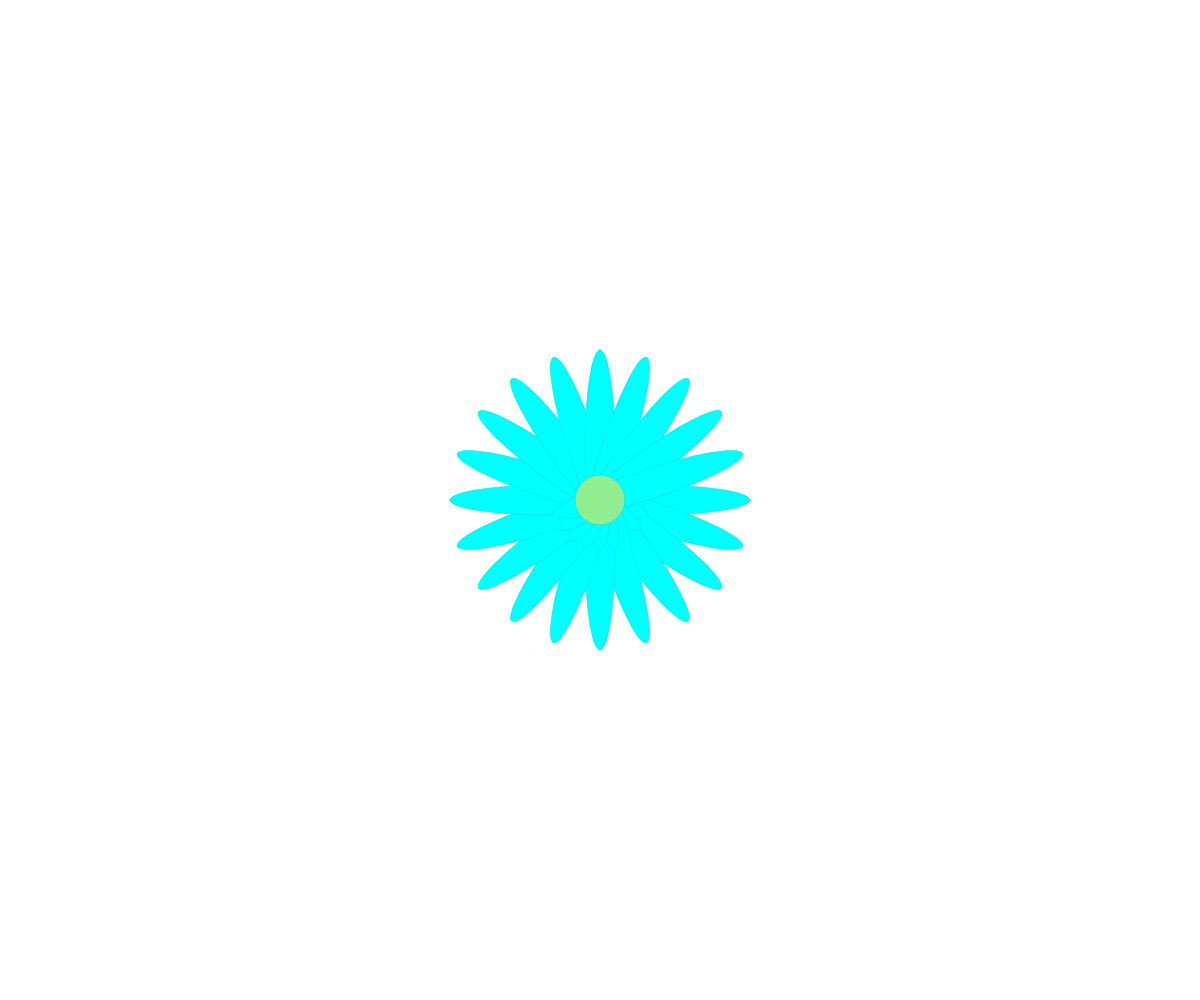
Frame 1 (no input)
Frame 60 (no input): identical to frame 1, image omitted
Frame 120 (the mouse pressed at the canvas centre since frame 60): identical to frame 1, image omitted

The p5.js sketch that drew this single still picture (run headless with seeded random() and noise() and a simulated clock; from frame 60 on, the mouse is pressed at the canvas centre):

// p5.js sketch
// ── sketch.js
function setup() {
  createCanvas(innerWidth, innerHeight);
  background(200);
  colorMode(HSB, 1, 1, 1, 1);
  // let p = new Petal({
  //   width: 200,
  //   height: 40,
  //   angle: PI / 5
  // });
  // p.draw();
  angleOffset = 0;
  numPetals = 20;
}

function draw() {
  translate(width / 2, height / 2);
  background(200);

  stroke(0.5, 1, 0.9, 0.7);
  fill(0.5, 1, 1, 1);
  for (let i = 0; i < numPetals; i++) {
    let angle = map(i, 0, numPetals, 0, TWO_PI) + angleOffset;
    push();
    translate(50 * cos(angle), 50 * sin(angle));
    rotate(angle);
    ellipse(0, 0, 200, 30);
    pop();
  }
  fill("lightgreen");
  circle(0, 0, 50);
  // angleOffset += 0.01;
}

class Flower {
  constructor({ cx = 0, cy = 0, radius = 1 } = {}) {
    this.cx = cx;
    this.cy = cy;
    this.radius = radius;
  }
  generate() {}
}

class Petal {
  constructor({ x = 0, y = 0, width = 50, height = 15, angle = 0 } = {}) {
    this.x = x;
    this.y = y;
    this.width = width;
    this.height = height;
    this.angle = angle;
  }
  draw() {
    push();
    translate(
      this.x + this.width * cos(this.angle),
      this.y + this.height * sin(this.angle)
    );
    rotate(this.angle);
    // translate(this.x + this.width / 2, this.height / 2);
    ellipse(0, 0, this.width, this.height);
    pop();
  }
}
